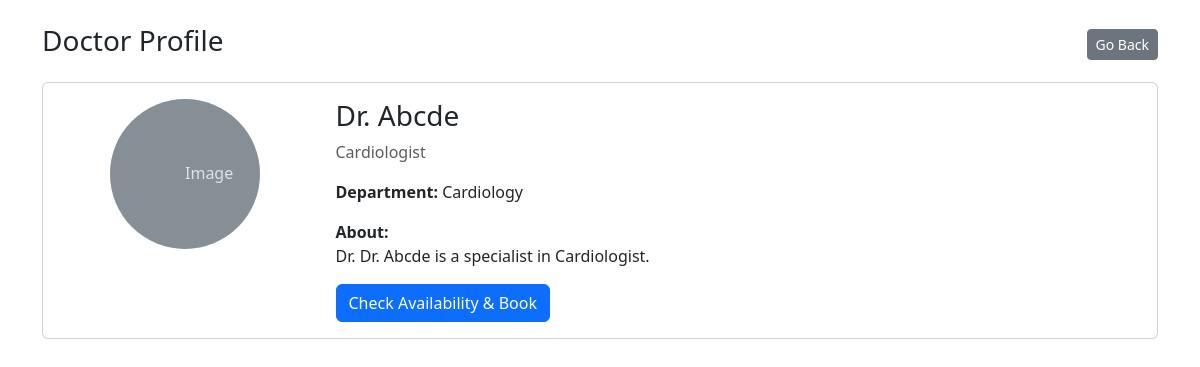
The app's page /doctor/profile/1 (signed in) with its own data.
### models.py (models this page shows, shortened)
class Doctor(db.Model, UserMixin):
    __tablename__ = 'doctors'
    id = db.Column(db.Integer, primary_key=True)
    name = db.Column(db.String(120), nullable=False)
    email = db.Column(db.String(120), unique=True, nullable=False)
    specialization = db.Column(db.String(120))
    department_id = db.Column(db.Integer, db.ForeignKey('departments.id'), nullable=True)
    bio = db.Column(db.Text, nullable=True)
    is_blacklisted = db.Column(db.Boolean, default=False, nullable=False)
    experience = db.Column(db.Integer, nullable=True)
    password_hash = db.Column(db.String(200), nullable=False, default='pbkdf2:sha256:dummy')
    appointments = db.relationship('Appointment', backref='doctor', lazy=True)
    availability = db.relationship('DoctorAvailability', backref='doctor', lazy=True)

class Department(db.Model):
    __tablename__ = 'departments'
    id = db.Column(db.Integer, primary_key=True)
    name = db.Column(db.String(100), unique=True, nullable=False)
    description = db.Column(db.Text)
    doctors = db.relationship('Doctor', backref='department', lazy=True)

### app.py (the view)
@app.route('/doctor/profile/<int:doctor_id>')
@login_required
def doctor_detail(doctor_id):
    doctor = db.get_or_404(Doctor, doctor_id)
    if doctor.is_blacklisted:
        flash('This doctor is no longer available.', 'warning')
        return redirect(url_for('dashboard'))
    return render_template('doctor_detail.html', doctor=doctor)

### app.py (called while the page is built)
@login_manager.user_loader
def load_user(user_id):
    role = session.get('role')
    if role == 'doctor':
        return db.session.get(Doctor, int(user_id))
    else:
        return db.session.get(Patient, int(user_id))

### templates/doctor_detail.html
{% extends 'layout.html' %}
{% block content %}
<div class="d-flex justify-content-between align-items-center mb-3">
    <h3>Doctor Profile</h3>
    <div>
        <a href="{{ url_for('department_detail', dept_id=doctor.department_id) }}" class="btn btn-secondary btn-sm">Go Back</a>
    </div>
</div>
<div class="card">
    <div class="card-body">
        <div class="row">
            <div class="col-md-3 text-center">
                <svg class="img-fluid rounded-circle bg-light" width="150" height="150" xmlns="http://www.w3.org/2000/svg" role="img" aria-label="Placeholder: 150x150" preserveAspectRatio="xMidYMid slice" focusable="false"><title>Placeholder</title><rect width="100%" height="100%" fill="#868e96"></rect><text x="50%" y="50%" fill="#dee2e6" dy=".3em">Image</text></svg>
            </div>
            <div class="col-md-9">
                <h3>{{ doctor.name }}</h3>
                <p class="text-muted">{{ doctor.specialization }}</p>
                <p><strong>Department:</strong> {{ doctor.department.name }}</p>
                <p>
                    <strong>About:</strong><br>
                    {% if doctor.bio %}
                        {{ doctor.bio }}
                    {% else %}
                        Dr. {{ doctor.name }} is a specialist in {{ doctor.specialization }}.
                    {% endif %}
                </p>
                <a href="{{ url_for('book_appointment', doctor_id=doctor.id) }}" class="btn btn-primary">Check Availability & Book</a>
            </div>
        </div>
    </div>
</div>
{% endblock %}

### records on screen
Doctor: name "Dr. Abcde", specialization "Cardiologist"
Department: department.name "Cardiology"
